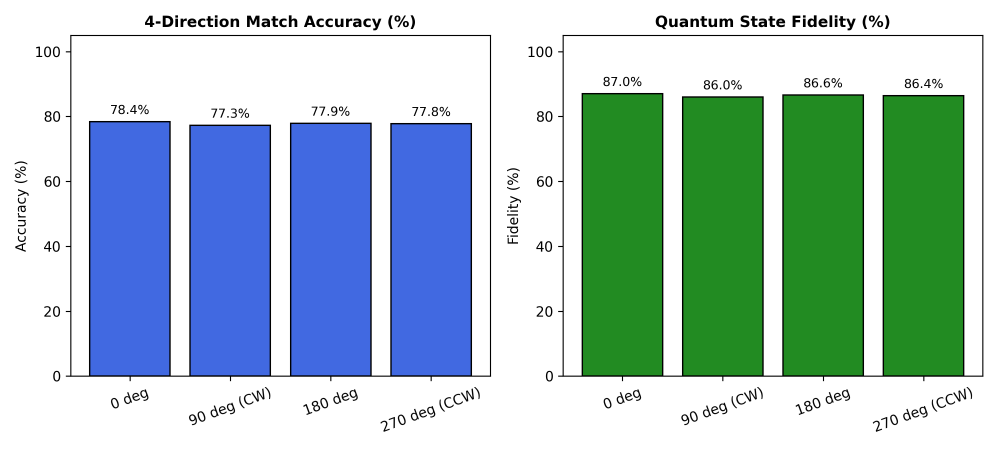
#> input picture match_report.png, 3000 x 1350 px (shown at 1/3 size)
$ python -i synthetic_generator.py   (imports and definitions only)
#> lines starting #> are read from the running program, lines starting #| are printed output that depends on the picture
"""
QCSI Synthetic Transformation and Pair Generator.

Simulates real-world photographic perturbations:
- Geometric: Rotation, scaling, perspective/homography, crop.
- Photometric: Contrast, brightness, Gaussian noise, Gaussian blur.
- Compression: JPEG quality down to 20.
"""

from typing import Tuple, Dict, Any, Optional
import numpy as np
import cv2


class SyntheticImagePerturber:
    """Applies controlled synthetic image degradations and geometric transforms."""

    def __init__(self, seed: Optional[int] = 42):
        self.rng = np.random.default_rng(seed)

    def rotate(self, img: np.ndarray, angle_deg: float) -> np.ndarray:
        """Rotates image around center with border replication."""
        h, w = img.shape[:2]
        center = (w / 2.0, h / 2.0)
        M = cv2.getRotationMatrix2D(center, angle_deg, 1.0)
        rotated = cv2.warpAffine(img, M, (w, h), borderMode=cv2.BORDER_REFLECT)
        return rotated

    def scale_and_crop(self, img: np.ndarray, scale_factor: float) -> np.ndarray:
        """Scales image and center-crops or pads back to original size."""
        h, w = img.shape[:2]
        new_w = max(10, int(w * scale_factor))
        new_h = max(10, int(h * scale_factor))
        resized = cv2.resize(img, (new_w, new_h), interpolation=cv2.INTER_LINEAR)

        canvas = np.zeros_like(img)
        # Center crop or paste
        if scale_factor >= 1.0:
            start_x = (new_w - w) // 2
            start_y = (new_h - h) // 2
            canvas = resized[start_y:start_y + h, start_x:start_x + w]
        else:
            paste_x = (w - new_w) // 2
            paste_y = (h - new_h) // 2
            canvas[paste_y:paste_y + new_h, paste_x:paste_x + new_w] = resized

        return canvas

    def perspective_warp(self, img: np.ndarray, max_jitter: float = 0.15) -> np.ndarray:
        """Applies random projective homography."""
        h, w = img.shape[:2]
        src_pts = np.float32([[0, 0], [w, 0], [w, h], [0, h]])

        jitter = max_jitter * min(w, h)
        dst_pts = src_pts + self.rng.uniform(-jitter, jitter, size=src_pts.shape).astype(np.float32)

        H = cv2.getPerspectiveTransform(src_pts, dst_pts)
        warped = cv2.warpPerspective(img, H, (w, h), borderMode=cv2.BORDER_REFLECT)
        return warped

    def add_gaussian_noise(self, img: np.ndarray, sigma: float = 20.0) -> np.ndarray:
        """Adds additive Gaussian sensor noise."""
        noise = self.rng.normal(0, sigma, size=img.shape)
        noisy = np.clip(img.astype(np.float64) + noise, 0, 255).astype(np.uint8)
        return noisy

    def add_gaussian_blur(self, img: np.ndarray, ksize: int = 5) -> np.ndarray:
        """Simulates defocus / optical blur."""
        k = ksize if ksize % 2 == 1 else ksize + 1
        return cv2.GaussianBlur(img, (k, k), 0)

    def adjust_photometry(self, img: np.ndarray, alpha: float = 1.2, beta: float = 15.0) -> np.ndarray:
        """Alters contrast (alpha) and brightness (beta)."""
        adjusted = np.clip(img.astype(np.float64) * alpha + beta, 0, 255).astype(np.uint8)
        return adjusted

    def apply_jpeg_compression(self, img: np.ndarray, quality: int = 30) -> np.ndarray:
        """Encodes and decodes image with lossy JPEG compression."""
        encode_param = [int(cv2.IMWRITE_JPEG_QUALITY), int(quality)]
        _, encimg = cv2.imencode(".jpg", img, encode_param)
        decoded = cv2.imdecode(encimg, cv2.IMREAD_COLOR)
        return decoded

    def generate_random_transform(self, img: np.ndarray) -> Tuple[np.ndarray, str]:
        """Applies a random realistic combination of transformations."""
        out = img.copy()
        ops = []

        # 1. Geometry
        r = self.rng.random()
        if r < 0.3:
            angle = float(self.rng.choice([90, 180, 270]))
            out = self.rotate(out, angle)
            ops.append(f"cardinal_rot_{int(angle)}")
        elif r < 0.6:
            angle = float(self.rng.uniform(-25, 25))
            out = self.rotate(out, angle)
            ops.append(f"rot_{angle:.1f}")
        elif r < 0.85:
            out = self.perspective_warp(out)
            ops.append("perspective")

        # 2. Scale
        if self.rng.random() < 0.5:
            scale = float(self.rng.uniform(0.7, 1.3))
            out = self.scale_and_crop(out, scale)
            ops.append(f"scale_{scale:.2f}")

        # 3. Photometry
        if self.rng.random() < 0.6:
            alpha = float(self.rng.uniform(0.8, 1.3))
            beta = float(self.rng.uniform(-25, 25))
            out = self.adjust_photometry(out, alpha, beta)
            ops.append("photometry")

        # 4. Noise or blur
        if self.rng.random() < 0.4:
            if self.rng.random() < 0.5:
                out = self.add_gaussian_noise(out, sigma=float(self.rng.uniform(10, 25)))
                ops.append("noise")
            else:
                out = self.add_gaussian_blur(out, ksize=int(self.rng.choice([3, 5, 7])))
                ops.append("blur")

        # 5. JPEG compression
        if self.rng.random() < 0.5:
            q = int(self.rng.integers(20, 60))
            out = self.apply_jpeg_compression(out, quality=q)
            ops.append(f"jpeg_{q}")

        transform_desc = "+".join(ops) if ops else "identity"
        return out, transform_desc

>>> import cv2
>>> picture = cv2.imread('../../match_report.png')
#> picture is the input picture: shape (1350, 3000, 3); mean B, G, R 197, 196.4, 168.8
>>> result = SyntheticImagePerturber().generate_random_transform(picture)
#> in perspective_warp, `warped = cv2.warpPerspective(img, H, (w, h), borderMode=cv2.BORDER_REF..`:
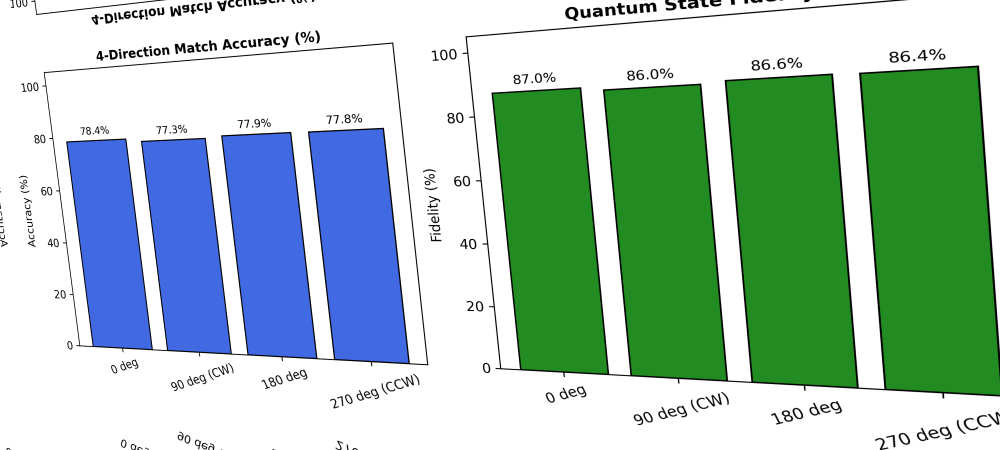
#> warped: shape (1350, 3000, 3) (shown at 1/3 size); mean B, G, R 182.6, 195.5, 162.3
#> in scale_and_crop, `resized = cv2.resize(img, (new_w, new_h), interpolation=cv2.INTER_LINE..`:
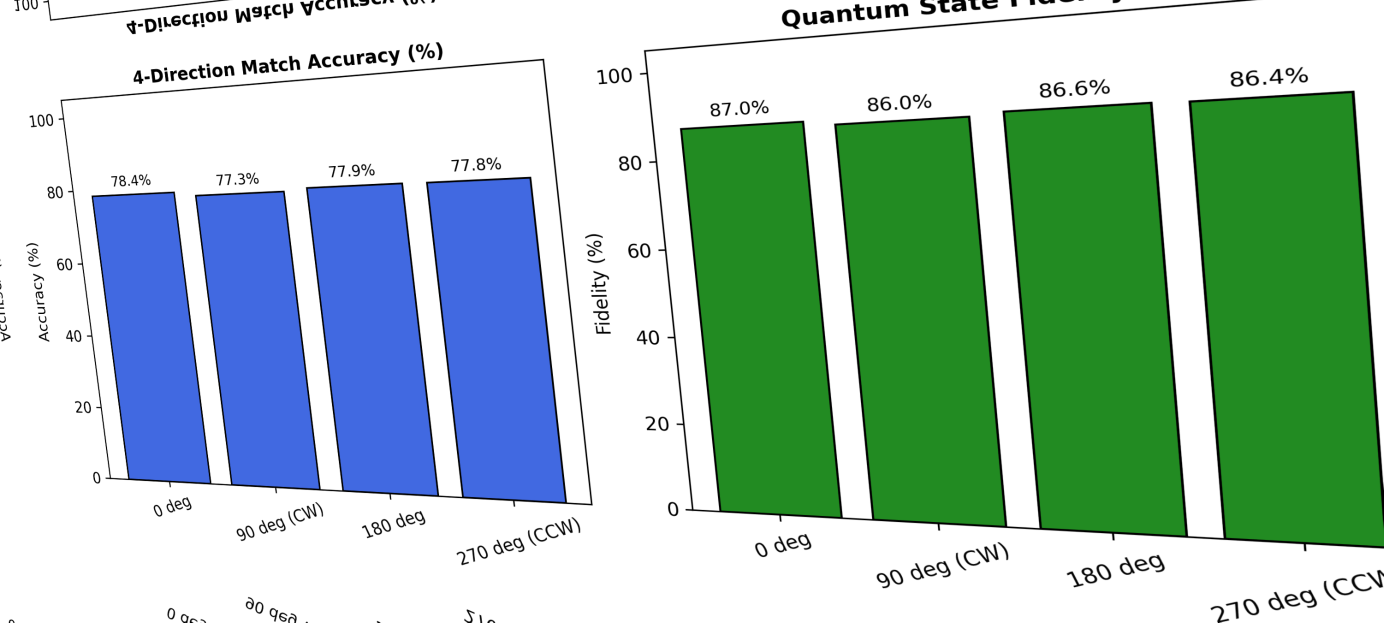
#> resized: shape (1245, 2767, 3) (shown at 1/2 size); mean B, G, R 182.6, 195.5, 162.3
#> in scale_and_crop, `canvas[paste_y:paste_y + new_h, paste_x:paste_x + new_w] = resized`:
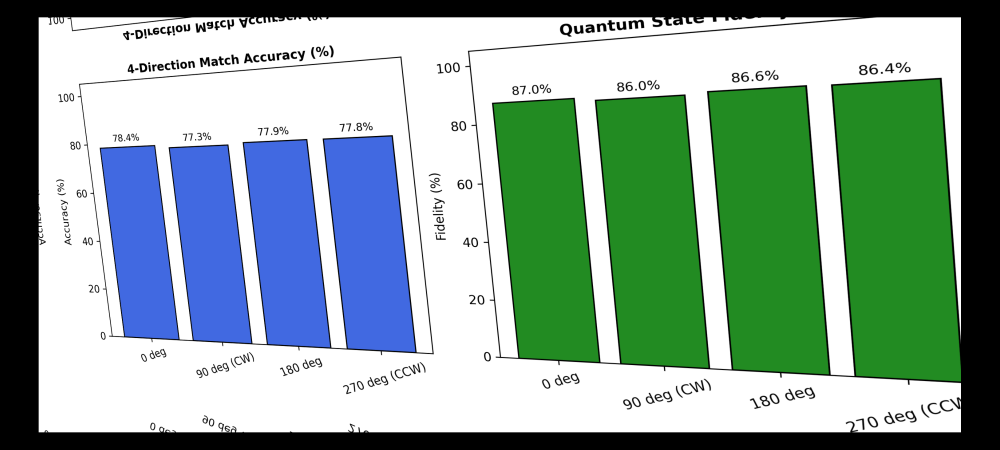
#> canvas: shape (1350, 3000, 3) (shown at 1/3 size); mean B, G, R 155.3, 166.3, 138
